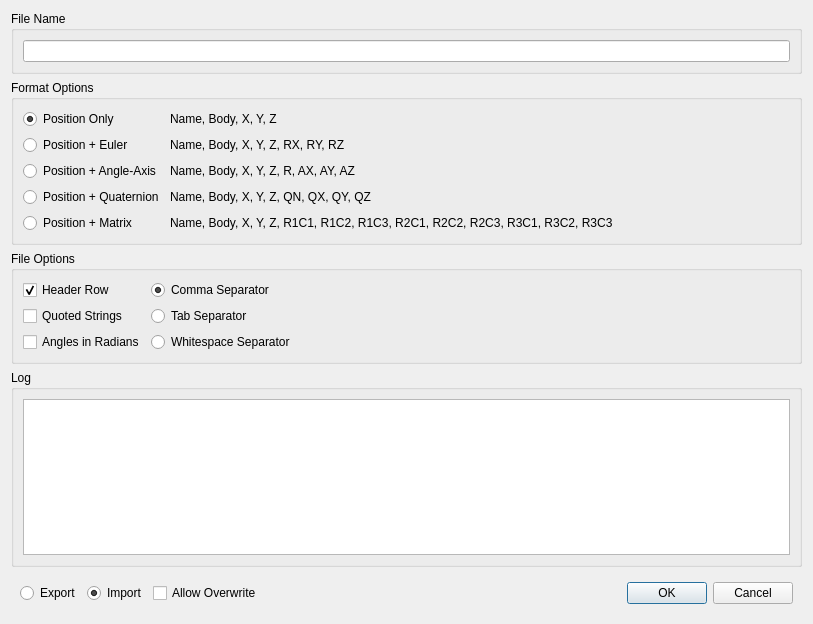
<?xml version="1.0" encoding="UTF-8"?>
<ui version="4.0">
 <class>DialogMarkerImportExport</class>
 <widget class="QDialog" name="DialogMarkerImportExport">
  <property name="geometry">
   <rect>
    <x>0</x>
    <y>0</y>
    <width>813</width>
    <height>624</height>
   </rect>
  </property>
  <property name="windowTitle">
   <string>Dialog</string>
  </property>
  <layout class="QGridLayout" name="gridLayout_6">
   <item row="0" column="0">
    <widget class="QGroupBox" name="groupBox_3">
     <property name="title">
      <string>File Name</string>
     </property>
     <layout class="QGridLayout" name="gridLayout_4">
      <item row="0" column="0">
       <widget class="LineEditPath" name="lineEditFileName"/>
      </item>
     </layout>
    </widget>
   </item>
   <item row="1" column="0">
    <widget class="QGroupBox" name="groupBox">
     <property name="title">
      <string>Format Options</string>
     </property>
     <layout class="QGridLayout" name="gridLayout">
      <item row="0" column="0">
       <widget class="QRadioButton" name="radioButtonPositionOnly">
        <property name="text">
         <string>Position Only</string>
        </property>
        <property name="checked">
         <bool>true</bool>
        </property>
       </widget>
      </item>
      <item row="0" column="1">
       <widget class="QLabel" name="label_2">
        <property name="text">
         <string>Name, Body, X, Y, Z</string>
        </property>
       </widget>
      </item>
      <item row="0" column="2">
       <spacer name="horizontalSpacer">
        <property name="orientation">
         <enum>Qt::Horizontal</enum>
        </property>
        <property name="sizeHint" stdset="0">
         <size>
          <width>178</width>
          <height>20</height>
         </size>
        </property>
       </spacer>
      </item>
      <item row="1" column="0">
       <widget class="QRadioButton" name="radioButtonPositionEuler">
        <property name="text">
         <string>Position + Euler</string>
        </property>
       </widget>
      </item>
      <item row="1" column="1">
       <widget class="QLabel" name="label_3">
        <property name="text">
         <string>Name, Body, X, Y, Z, RX, RY, RZ</string>
        </property>
       </widget>
      </item>
      <item row="2" column="0">
       <widget class="QRadioButton" name="radioButtonPositionAngleAxis">
        <property name="text">
         <string>Position + Angle-Axis</string>
        </property>
       </widget>
      </item>
      <item row="2" column="1">
       <widget class="QLabel" name="label_4">
        <property name="text">
         <string>Name, Body, X, Y, Z, R, AX, AY, AZ</string>
        </property>
       </widget>
      </item>
      <item row="3" column="0">
       <widget class="QRadioButton" name="radioButtonPositionQuaternion">
        <property name="text">
         <string>Position + Quaternion</string>
        </property>
       </widget>
      </item>
      <item row="3" column="1">
       <widget class="QLabel" name="label_5">
        <property name="text">
         <string>Name, Body, X, Y, Z, QN, QX, QY, QZ</string>
        </property>
       </widget>
      </item>
      <item row="4" column="0">
       <widget class="QRadioButton" name="radioButtonPositionMatrix">
        <property name="text">
         <string>Position + Matrix</string>
        </property>
       </widget>
      </item>
      <item row="4" column="1">
       <widget class="QLabel" name="label_6">
        <property name="text">
         <string>Name, Body, X, Y, Z, R1C1, R1C2, R1C3, R2C1, R2C2, R2C3, R3C1, R3C2, R3C3</string>
        </property>
       </widget>
      </item>
     </layout>
    </widget>
   </item>
   <item row="2" column="0">
    <widget class="QGroupBox" name="groupBox_2">
     <property name="title">
      <string>File Options</string>
     </property>
     <layout class="QGridLayout" name="gridLayout_3">
      <item row="1" column="1">
       <widget class="QRadioButton" name="radioButtonTabSeparator">
        <property name="text">
         <string>Tab Separator</string>
        </property>
       </widget>
      </item>
      <item row="2" column="0">
       <widget class="QCheckBox" name="checkBoxAnglesInRadians">
        <property name="text">
         <string>Angles in Radians</string>
        </property>
       </widget>
      </item>
      <item row="1" column="0">
       <widget class="QCheckBox" name="checkBoxQuotedStrings">
        <property name="text">
         <string>Quoted Strings</string>
        </property>
       </widget>
      </item>
      <item row="0" column="3">
       <spacer name="horizontalSpacer_3">
        <property name="orientation">
         <enum>Qt::Horizontal</enum>
        </property>
        <property name="sizeHint" stdset="0">
         <size>
          <width>40</width>
          <height>20</height>
         </size>
        </property>
       </spacer>
      </item>
      <item row="0" column="0">
       <widget class="QCheckBox" name="checkBoxHeaderRow">
        <property name="text">
         <string>Header Row</string>
        </property>
        <property name="checked">
         <bool>true</bool>
        </property>
       </widget>
      </item>
      <item row="0" column="1">
       <widget class="QRadioButton" name="radioButtonCommaSeparator">
        <property name="text">
         <string>Comma Separator</string>
        </property>
        <property name="checked">
         <bool>true</bool>
        </property>
       </widget>
      </item>
      <item row="2" column="1">
       <widget class="QRadioButton" name="radioButtonWhiteSpaceSeparator">
        <property name="text">
         <string>Whitespace Separator</string>
        </property>
       </widget>
      </item>
     </layout>
    </widget>
   </item>
   <item row="3" column="0">
    <widget class="QGroupBox" name="groupBox_4">
     <property name="title">
      <string>Log</string>
     </property>
     <layout class="QGridLayout" name="gridLayout_5">
      <item row="0" column="0">
       <widget class="QPlainTextEdit" name="plainTextEditLog">
        <property name="readOnly">
         <bool>true</bool>
        </property>
       </widget>
      </item>
     </layout>
    </widget>
   </item>
   <item row="4" column="0">
    <widget class="QWidget" name="widget" native="true">
     <layout class="QGridLayout" name="gridLayout_2">
      <item row="0" column="1">
       <widget class="QRadioButton" name="radioButtonImport">
        <property name="text">
         <string>Import</string>
        </property>
        <property name="checked">
         <bool>true</bool>
        </property>
       </widget>
      </item>
      <item row="0" column="5">
       <widget class="QPushButton" name="pushButtonCancel">
        <property name="text">
         <string>Cancel</string>
        </property>
       </widget>
      </item>
      <item row="0" column="3">
       <spacer name="horizontalSpacer_2">
        <property name="orientation">
         <enum>Qt::Horizontal</enum>
        </property>
        <property name="sizeHint" stdset="0">
         <size>
          <width>433</width>
          <height>20</height>
         </size>
        </property>
       </spacer>
      </item>
      <item row="0" column="4">
       <widget class="QPushButton" name="pushButtonOK">
        <property name="text">
         <string>OK</string>
        </property>
        <property name="default">
         <bool>true</bool>
        </property>
       </widget>
      </item>
      <item row="0" column="0">
       <widget class="QRadioButton" name="radioButtonExport">
        <property name="text">
         <string>Export</string>
        </property>
       </widget>
      </item>
      <item row="0" column="2">
       <widget class="QCheckBox" name="checkBoxAllowOverwrite">
        <property name="text">
         <string>Allow Overwrite</string>
        </property>
       </widget>
      </item>
     </layout>
    </widget>
   </item>
  </layout>
 </widget>
 <customwidgets>
  <customwidget>
   <class>LineEditPath</class>
   <extends>QLineEdit</extends>
   <header>LineEditPath.h</header>
  </customwidget>
 </customwidgets>
 <resources/>
 <connections/>
</ui>
